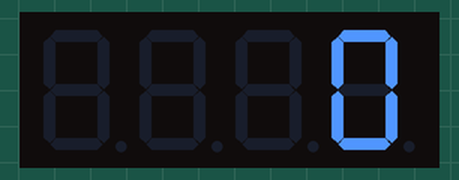
A sketch run on a simulated Arduino Uno, built with avr-gcc and run on an emulated ATmega328P. On the bench: 4-digit seven-segment display.

Above: at 0.2 s.
At 4.8 s:
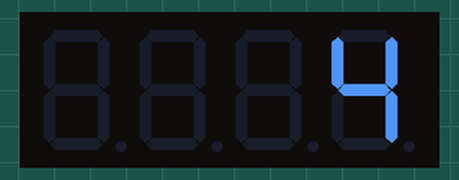
At 10.5 s:
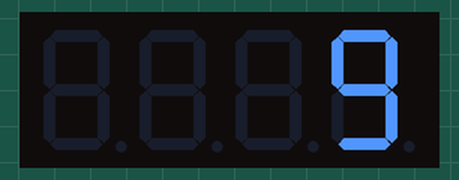
At 19.6 s:
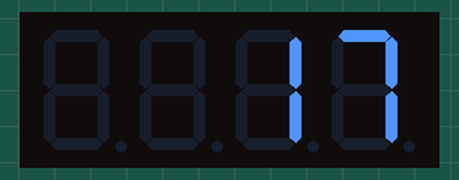
At 28.8 s:
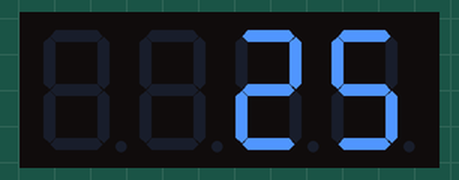
At 39.0 s:
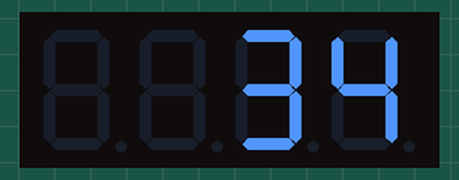

Measured:
- what the display in image 0 shows lasts 1.1 s, from 0.1 s to 1.2 s

The sketch:

sketch_TM1637.ino
```cpp
#include <TM1637Display.h>

TM1637Display anzeige(2, 3);


void setup() {


}


void loop() {

  for (int i=0; i <= 100; i=i+1){

  anzeige.setBrightness(i);

  anzeige.clear();

  delay(100);

  anzeige.showNumberDec(i);

  delay(1000);
  }

}
```
